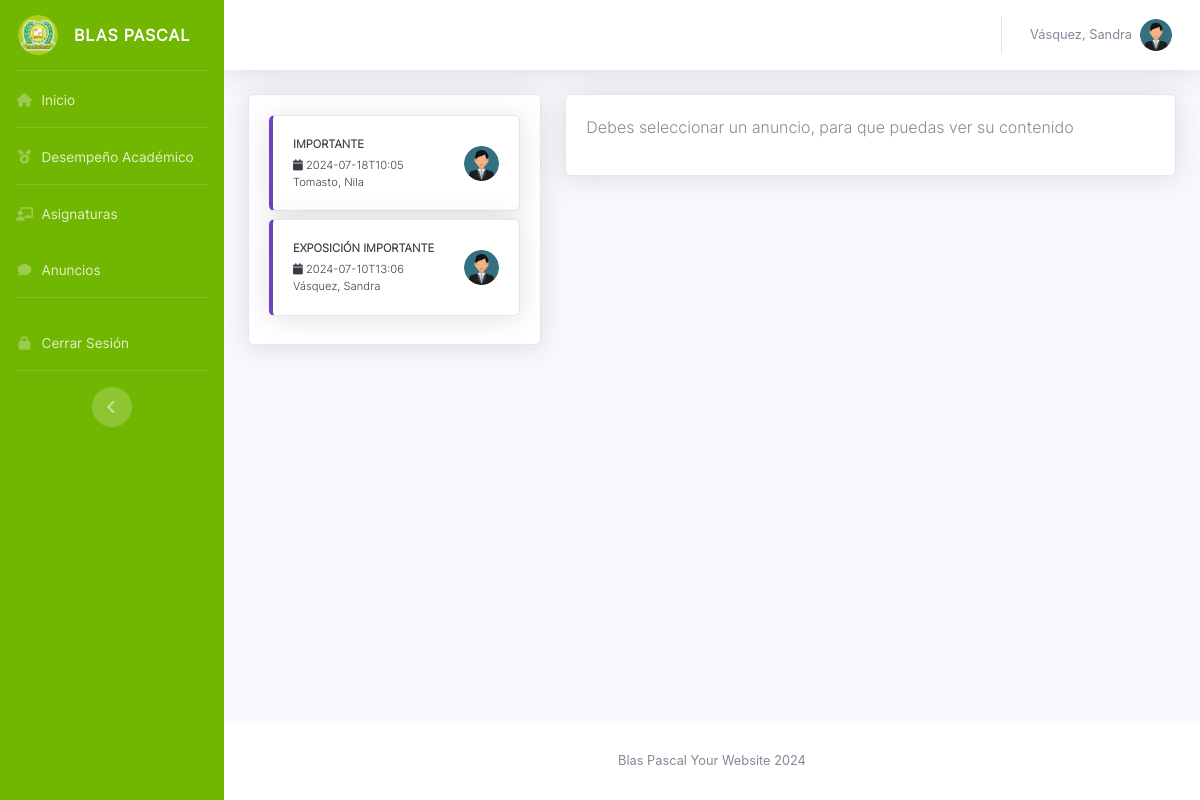
Screenshot of /VistaAlumno/tblAnuncios.php (signed in) with the database file from the repository.
### tables this page shows
CREATE TABLE `anuncios` (
  `idanun` int(11) NOT NULL,
  `docente` int(11) NOT NULL,
  `asignaturaaula` int(11) NOT NULL,
  `titulo` varchar(150) NOT NULL,
  `fecpublicacion` varchar(35) NOT NULL,
  `imagen` varchar(255) NOT NULL,
  `descripcion` varchar(300) NOT NULL
);

CREATE TABLE `docentes` (
  `iddoc` int(11) NOT NULL,
  `nombres` varchar(50) NOT NULL,
  `apellidos` varchar(50) NOT NULL,
  `dni` int(15) NOT NULL,
  `fecnacimiento` varchar(20) NOT NULL,
  `direccion` varchar(150) NOT NULL,
  `telefono` varchar(15) NOT NULL,
  `clave` varchar(60) NOT NULL,
  `estado` varchar(15) NOT NULL
);

### VistaAlumno/tblAnuncios.php (the view, shortened to what this page needs)
<?php
include_once "../Includes/HeaderAlum.php";
?>
<div class="container-fluid">
    <div class="row">
        <div class="col-xl-4 col-lg-5">
            <div class="card shadow mb-4 custom-scroll" style="margin-bottom: 15px;">
                <div class="card-body">
                    <?php
                    $query = mysqli_query($conexion, "SELECT a.idanun, a.titulo, a.fecpublicacion, a.imagen, a.descripcion,
                    reldoc.idreldoc, relgrado.idrelgrado, reldoc.idreldoc, au.idaula, au.seccion, asig.nombre AS asignatura,
                    d.apellidos AS apellidos_docente, d.nombres AS nombres_docente, n.nombre AS nivel, g.nombre AS grado
                    FROM anuncios a
                    INNER JOIN asignar_docente_asignatura reldoc ON a.asignaturaaula = reldoc.idreldoc
                    INNER JOIN asignar_grado_asignatura relgrado ON reldoc.asignatura = relgrado.idrelgrado
                    INNER JOIN docentes d ON reldoc.docente = d.iddoc
                    INNER JOIN asignaturas asig ON relgrado.asignatura = asig.idasig
                    INNER JOIN aulas au ON relgrado.aula = au.idaula
                    INNER JOIN grados g ON au.grado = g.idgrado
                    INNER JOIN niveles n ON g.nivel = n.idniv
                    ORDER BY a.idanun DESC");
                    while($row = mysqli_fetch_assoc($query)) { ?>
                    <a onclick="showContent('<?php echo $row['idanun']; ?>')" class="card shadow mb-2" style="border-left: 0.25rem solid #6f42c1; text-decoration: none;" href="#">
                        <div class="card-body">
                            <div class="row no-gutters align-items-center">
                                <div class="col mr-2 text-gray-900">
                                    <div class="text-xs font-weight-bold text-uppercase mb-1">
                                        <?php echo $row['titulo']; ?>
                                    </div>
                                    <div class="mb-0 text-xs">
                                        <i class="fas fa-solid fa-calendar"></i>
                                        <?php echo $row['fecpublicacion']; ?>
                                        <br>
                                        <?php echo $row['apellidos_docente'] . ", " . $row['nombres_docente']; ?>
                                    </div>
                                </div>
                                <div class="col-auto" style="color: #6f42c1;">
                                    <img class="img-profile rounded-circle" src="../Imagenes/administrador.png" style="width: 35px;">
                                </div>
                            </div>
                        </div>
                    </a>
                    <?php } ?>
                </div>
            </div>
        </div>
        <div class="col-xl-8 col-lg-7">
            <div class="card shadow mb-4">
                <div class="card-body" id="anuncioContent">
                    <p>Debes seleccionar un anuncio, para que puedas ver su contenido</p>
                </div>
            </div>
        </div>
    </div>
</div>
<?php
require_once "../Includes/Footer.php";
?>

### Styles/modules.css (style rules this page uses)
.card-body { font-family: interlight; }
.custom-scroll { max-height: 600px; overflow-y: auto; }

### rows the page displays
anuncios: titulo "IMPORTANTE", fecpublicacion "2024-07-18T10:05", docentes.apellidos "Tomasto", docentes.nombres "Nila"
anuncios: titulo "EXPOSICIÓN IMPORTANTE", fecpublicacion "2024-07-10T13:06", docentes.apellidos "Vásquez", docentes.nombres "Sandra"

### other values shown
$_SESSION["apellidos"] "Vásquez"
$_SESSION["nombres"] "Sandra"
